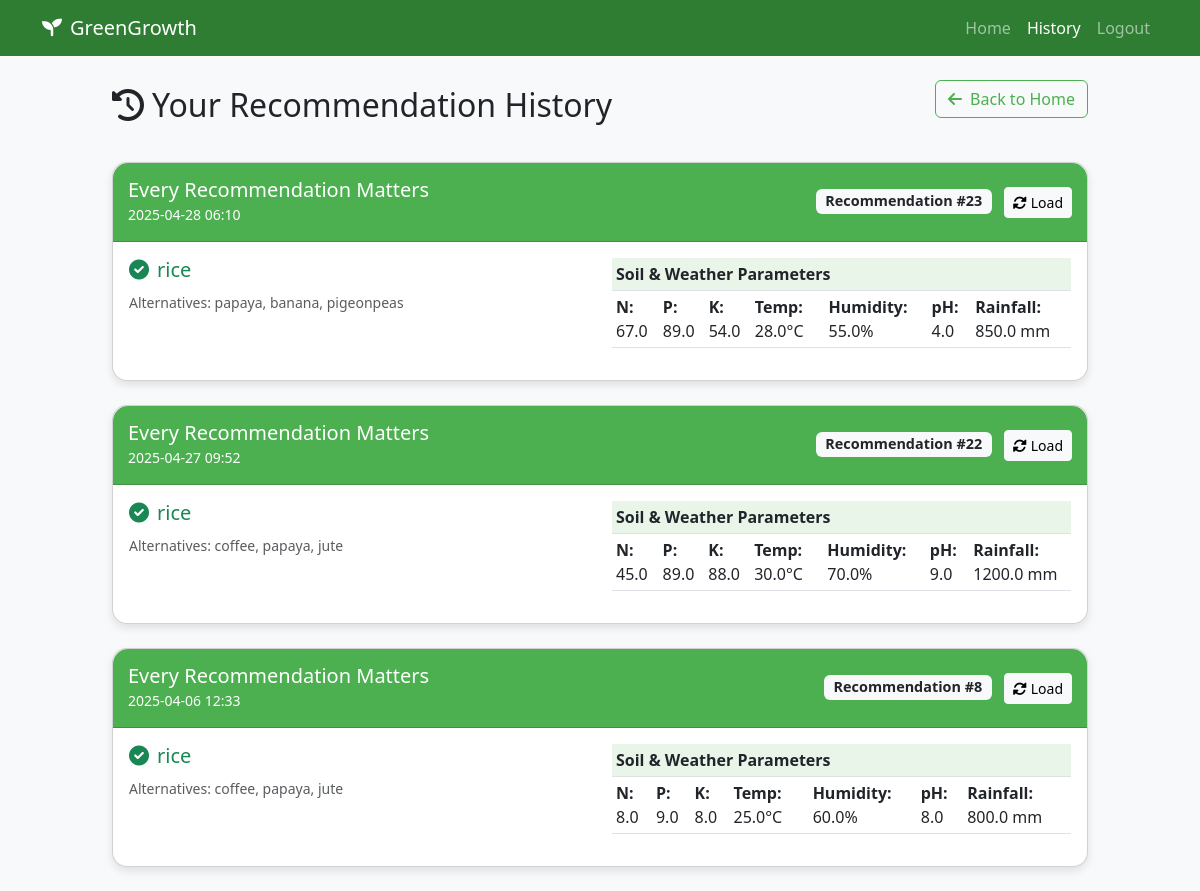
The app's page /history (signed in) with its own data.
### app.py (models this page shows, shortened)
class Recommendation(db.Model):
    id = db.Column(db.Integer, primary_key=True)
    user_id = db.Column(db.Integer, db.ForeignKey('user.id'), nullable=False)
    date = db.Column(db.DateTime, default=datetime.datetime.utcnow)
    city = db.Column(db.String(100))
    nitrogen = db.Column(db.Float, nullable=False)
    phosphorus = db.Column(db.Float, nullable=False)
    potassium = db.Column(db.Float, nullable=False)
    temperature = db.Column(db.Float, nullable=False)
    humidity = db.Column(db.Float, nullable=False)
    ph = db.Column(db.Float, nullable=False)
    rainfall = db.Column(db.Float, nullable=False)
    recommended_crop = db.Column(db.String(100), nullable=False)
    alternatives = db.Column(db.String(255))
    field_label = db.Column(db.String(100))

### app.py (the view)
@app.route('/history')
def history():
    if 'user_id' not in session:
        flash("Please log in to view your history.")
        return redirect(url_for('sign_up'))
    user = User.query.get(session['user_id'])
    recommendations = Recommendation.query.filter_by(user_id=user.id).order_by(Recommendation.date.desc()).all()
    return render_template('history.html', user=user, recommendations=recommendations)

### templates/history.html (shortened to what this page needs)
<!DOCTYPE html>
<html lang="en">
<head>
    <link href="https://cdn.jsdelivr.net/npm/bootstrap@5.3.0-alpha1/dist/css/bootstrap.min.css" rel="stylesheet">
    <link rel="stylesheet" href="https://cdnjs.cloudflare.com/ajax/libs/font-awesome/6.0.0/css/all.min.css">
</head>
<body>
    <nav class="navbar navbar-expand-lg navbar-dark">
        <div class="container">
            <a class="navbar-brand" href="{{ url_for('home') }}">
                <i class="fas fa-seedling me-2"></i>GreenGrowth
            </a>
            <div class="collapse navbar-collapse" id="navbarNav">
                <ul class="navbar-nav ms-auto">
                    <li class="nav-item">
                        <a class="nav-link" href="{{ url_for('home') }}">Home</a>
                    </li>
                    <li class="nav-item">
                        <a class="nav-link active" href="{{ url_for('history') }}">History</a>
                    </li>
                    <li class="nav-item">
                        <a class="nav-link" href="{{ url_for('logout') }}">Logout</a>
                    </li>
                </ul>
            </div>
        </div>
    </nav>
    <div class="container mt-4 history-container">
        <div class="d-flex justify-content-between align-items-center mb-4">
            <h2><i class="fas fa-history me-2"></i>Your Recommendation History</h2>
            <a href="{{ url_for('home') }}" class="btn btn-outline-success back-btn">
                <i class="fas fa-arrow-left me-2"></i>Back to Home
            </a>
        </div>
        <div id="recommendationsContainer">
            {% if recommendations %}
                {% for rec in recommendations %}
                <div class="card mb-4">
                    <div class="card-header d-flex justify-content-between align-items-center">
                        <div>
                            <h5 class="mb-0">
                                {% if rec.field_label %}{{ rec.field_label }}{% else %}Every Recommendation Matters{% endif %}
                            </h5>
                            <small class="text-white">{{ rec.date.strftime('%Y-%m-%d %H:%M') }}</small>
                        </div>
                        <div>
                            <span class="badge bg-light text-dark">Recommendation #{{ rec.id }}</span>
                            <a href="{{ url_for('home', load=rec.id) }}" class="btn btn-sm btn-light ms-2">
                                <i class="fas fa-sync-alt me-1"></i>Load
                            </a>
                        </div>
                    </div>
                    <div class="card-body">
                        <div class="row">
                            <div class="col-md-6">
                                <h5 class="card-title text-success">
                                    <i class="fas fa-check-circle me-2"></i>{{ rec.recommended_crop }}
                                </h5>
                                <p class="card-text">
                                    <small class="text-muted">Alternatives: {{ rec.alternatives }}</small>
                                </p>
                            </div>
                            <div class="col-md-6">
                                <table class="table table-sm">
                                    <thead>
                                        <tr>
                                            <th colspan="7">Soil & Weather Parameters</th>
                                        </tr>
                                    </thead>
                                    <tbody>
                                        <tr>
                                            <td><strong>N:</strong> {{ "%.1f"|format(rec.nitrogen) }}</td>
                                            <td><strong>P:</strong> {{ "%.1f"|format(rec.phosphorus) }}</td>
                                            <td><strong>K:</strong> {{ "%.1f"|format(rec.potassium) }}</td>
                                            <td><strong>Temp:</strong> {{ "%.1f"|format(rec.temperature) }}°C</td>
                                            <td><strong>Humidity:</strong> {{ "%.1f"|format(rec.humidity) }}%</td>
                                            <td><strong>pH:</strong> {{ "%.1f"|format(rec.ph) }}</td>
                                            <td><strong>Rainfall:</strong> {{ "%.1f"|format(rec.rainfall) }} mm</td>
                                        </tr>
                                    </tbody>
                                </table>
                            </div>
                        </div>
                    </div>
                </div>
                {% endfor %}
            {% endif %}
        </div>
    </div>
</body>
</html>

### templates/history.html (style rules this page uses)
body { background-color: #f8f9fa; font-family: 'Segoe UI', Tahoma, Geneva, Verdana, sans-serif; }
.navbar { background-color: #2e7d32; }
.card { border-radius: 15px; box-shadow: 0 4px 8px rgba(0, 0, 0, 0.1); margin-bottom: 20px; transition: transform 0.3s; }
.card-header { background-color: #4caf50; color: white; border-radius: 15px 15px 0 0 !important; padding: 15px; }
.badge { font-size: 0.9rem; }
.btn-outline-success { border-color: #4caf50; color: #4caf50; }
.table th { background-color: #e9f5e9; }
.history-container { max-width: 1000px; }
.back-btn { margin-bottom: 20px; }

### records on screen
Recommendation: field_label "Every Recommendation Matters", date "2025-04-28 06:10", id "23", recommended_crop "rice", alternatives "papaya, banana, pigeonpeas", nitrogen "67.0", phosphorus "89.0", potassium "54.0", temperature "28.0", humidity "55.0", ph "4.0", rainfall "850.0"
Recommendation: field_label "Every Recommendation Matters", date "2025-04-27 09:52", id "22", recommended_crop "rice", alternatives "coffee, papaya, jute", nitrogen "45.0", phosphorus "89.0", potassium "88.0", temperature "30.0", humidity "70.0", ph "9.0", rainfall "1200.0"
Recommendation: field_label "Every Recommendation Matters", date "2025-04-06 12:33", id "8", recommended_crop "rice", alternatives "coffee, papaya, jute", nitrogen "8.0", phosphorus "9.0", potassium "8.0", temperature "25.0", humidity "60.0", ph "8.0", rainfall "800.0"
